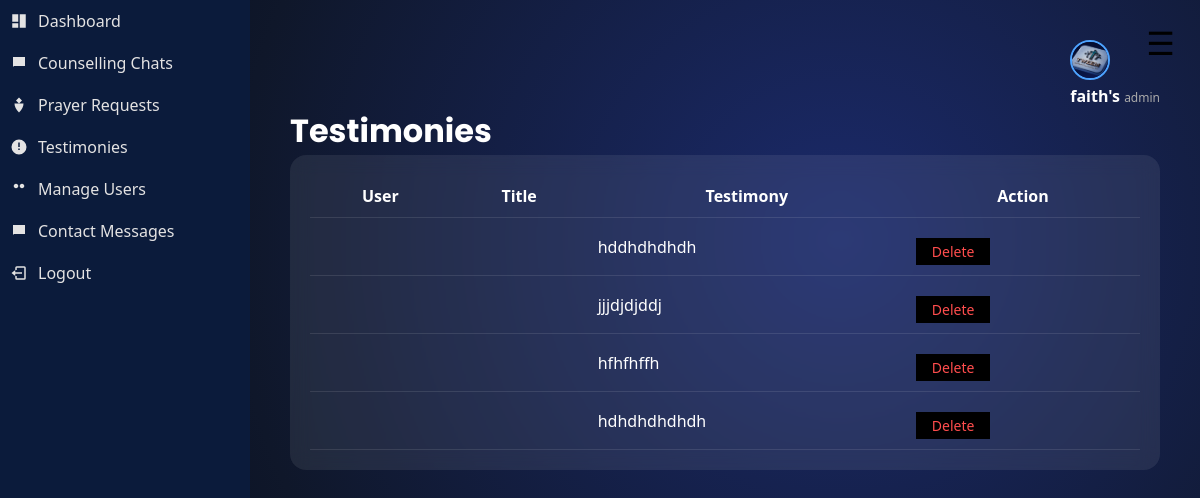
/admin/testimonies (signed in), run on the app's committed database.
### tables this page shows
CREATE TABLE users (
            id INTEGER PRIMARY KEY AUTOINCREMENT,
            name TEXT NOT NULL,
            email TEXT UNIQUE NOT NULL,
            password TEXT NOT NULL
        , role TEXT DEFAULT 'user', profile_pic TEXT, is_verified INTEGER DEFAULT 0, status TEXT DEFAULT 'active', warning TEXT DEFAULT '', reset_token TEXT);

CREATE TABLE testimonies (
            id INTEGER PRIMARY KEY AUTOINCREMENT,
            user_id INTEGER,
            title TEXT,
            message TEXT,
            created_at TIMESTAMP DEFAULT CURRENT_TIMESTAMP
        );

### app.py (the view)
@app.route("/admin/testimonies")
def admin_testimonies():
    if session.get("role") != "admin":
        return "Access denied"
    conn = sqlite3.connect("database.db")
    conn.row_factory = sqlite3.Row
    cursor = conn.cursor()
    cursor.execute("""
        SELECT testimonies.id, users.name, testimonies.message
        FROM testimonies
        JOIN users ON testimonies.user_id = users.id
        ORDER BY testimonies.id DESC
        """)
    testimonies = cursor.fetchall()
    conn.close()
    return render_template("admin_testimonies.html", testimonies=testimonies)

### app.py (called while the page is built)
@app.context_processor
def inject_user():
    if "user_id" in session:
        conn = sqlite3.connect("database.db")
        conn.row_factory = sqlite3.Row
        cursor = conn.cursor()
        cursor.execute("SELECT * FROM users WHERE id=?", (session["user_id"],))
        user = cursor.fetchone()
        conn.close()
        return dict(user=user)
    return dict(user=None)

### templates/admin_testimonies.html
{% extends "layout.html" %}
{% block content %}
<h1>Testimonies</h1>
<div class="dashboard-card">
<table class="dashboard-table">
<tr>
<th>User</th>
<th>Title</th>
<th>Testimony</th>
<th>Action</th>
</tr>
{% for testimony in testimonies %}
<tr>
<td>{{ testimony["user_name"] }}</td>
<td>{{ testimony["title"] }}</td>
<td>{{ testimony["message"] }}</td>
<td>
<a href="/admin/delete_testimony/{{ testimony['id'] }}">
<button class="delete-btn">Delete</button>
</a>
</td>
</tr>
{% endfor %}
</table>
{% endblock %}

### templates/layout.html (shortened to what this page needs)
<!DOCTYPE html>
<html lang="en">
<head>
    <link rel="stylesheet" href="{{ url_for('static', filename='css/style.css') }}">
    <link rel="stylesheet" href="{{ url_for('static', filename='css/mobile.css') }}">
</head>
<body class="light">
<div class="app">
<button id="menu-toggle-btn" onclick="toggleMenu()" class="menu-toggle-btn">☰</button>
    <aside class="sidebar" id="sidebar">
        <nav class="menu">
            {% if session.get("role") == "admin" %}
            <a href="/admin/dashboard">
                <svg><use href="#icon-dashboard"/></svg>
                Dashboard
            </a>
            <a href="/admin/chats">
                <svg><use href="#icon-chat"/></svg>
                Counselling Chats
            </a>
            <a href="/admin/prayers">
                <svg><use href="#icon-prayer"/></svg>
                Prayer Requests
            </a>
            <a href="/admin/testimonies">
                <svg><use href="#icon-testimony"/></svg>
                Testimonies
            </a>
            <a href="/admin/users">
                <svg><use href="#icon-users"/></svg>
                Manage Users
            </a>
            <a href="/admin/contacts">
                <svg><use href="#icon-chat"/></svg>
                Contact Messages
            </a>
            {% endif %}
            <a href="/logout">
                <svg><use href="#icon-logout"/></svg>
                Logout
            </a>
        </nav>
    </aside>
    <main class="content" id="content">
       <header class="topbar">
<div class="topbar-right">
<div class="topbar-right">
    <div class="admin-profile">
        <div class="profile-dropdown">
            <img
            src="{{ url_for('static', filename='uploads/' + user['profile_pic']) if user is defined and user['profile_pic'] else url_for('static', filename='logo.jpg') }}"
            class="profile-img"
            >
        <div class="admin-info">
            <span class="admin-name">{{ session.get("user_name", "User") }}</span>
            <span class="admin-role">{{ session.get("role", "Member") }}</span>
        </div>
</div>
</div>
</header>
        {% block content %}{% endblock %}
    </main>
</div>
</body>
</html>

### static/css/style.css (style rules this page uses)
* { margin: 0; padding: 0; box-sizing: border-box; font-family: 'Segoe UI', sans-serif; }
body, .sidebar, .content, .card, .bible-card { transition: background 0.4s ease, color 0.4s ease, width 0.35s ease, opacity 0.3s ease, transform 0.3s ease; }
body { font-family: 'Nunito', sans-serif; }
h1, h2, h3 { font-family: 'Poppins', sans-serif; }
body { min-height: 100vh; background: radial-gradient(circle at 70% 30%, #1b2a6b, #0f172a 60%, #020617 100%); color: white; overflow-x: hidden; transition: 0.3s ease; }
body::before { content: ""; position: fixed; width: 100%; height: 100%; background: url("https://www.transparenttextures.com/patterns/stardust.png"); opacity: 0.15; z-index: -1; }
.app { display: flex; height: 100vh; }
.sidebar { width: 250px; background: #0b1b3b; color: white; transition: width 0.35s ease; overflow: hidden; position: relative; }
.menu a { padding: 15px 20px; color: white; text-decoration: none; transition: opacity 0.3s ease, transform 0.3s ease, background 0.3s ease; }
.content { flex: 1; padding: 30px; transition: opacity 0.3s ease; }
body { transition: background 0.4s ease, color 0.4s ease; }
.menu { display: flex; flex-direction: column; }
.menu a { padding: 15px 20px; color: white; text-decoration: none; transition: 0.3s ease; }
.content { flex: 1; padding: 40px; position: relative; }
.topbar { display: flex; justify-content: flex-end; }
a { text-decoration: none; color: black; }
button { background-color: black; color: white; border: none; padding: 4px 16px; cursor: pointer; }
.dashboard-card { background:rgba(255,255,255,0.08); border-radius:16px; padding:20px; backdrop-filter:blur(10px); }
.dashboard-table { width:100%; border-collapse:collapse; }
.dashboard-table th, .dashboard-table td { padding:10px; border-bottom:1px solid rgba(255,255,255,0.1); }
.topbar-right { display: flex; justify-content: flex-end; }
.admin-profile { display: flex; align-items: center; gap: 10px; }
.profile-img { width: 40px; height: 40px; border-radius: 50%; object-fit: cover; cursor: pointer; border: 2px solid #4da3ff; }
.profile-dropdown { position: relative; }
.admin-name { font-weight: bold; }
.admin-role { font-size: 12px; color: #aaa; }
.menu a { display: flex; align-items: center; gap: 10px; padding: 10px; text-decoration: none; color: #e4e3e3; }
.menu svg { width: 18px; height: 18px; fill: currentColor; }
.delete-btn { display: inline-block; margin-top: 10px; color: #ff4d4d; text-decoration: none; font-size: 14px; }

### static/css/mobile.css (style rules this page uses)
.menu-toggle-btn { position: fixed; top: 15px; right: 15px; z-index: 9999; font-size: 26px; background: transparent; color: #fff; border: none; padding: 6px 10px; border-radius: 6px; cursor: pointer; width: auto; }
@media (min-width: 769px) { .menu-toggle-btn { font-size: 32px; background: none; color: #000; } }

### data on the page
users: get "faith's", get "admin"
testimonies: message "hddhdhdhdh"
testimonies: message "jjjdjdjddj"
testimonies: message "hfhfhffh"
testimonies: message "hdhdhdhdhdh"
